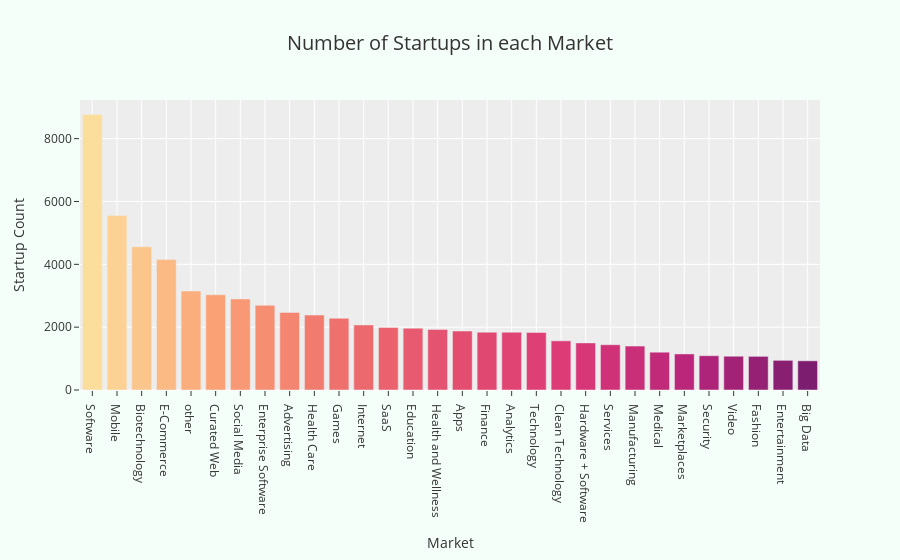

Here is the notebook cell this chart was saved with:
### Code cell
categories_list = clean_startup_info['category_list'].str.split('|', expand=True).stack()

fig_market = go.Figure()
fig_market.add_trace(go.Bar(x=categories_list.value_counts().index[:30], y=categories_list.value_counts()[:30],
                           hovertemplate = '<br><b>Market</b>: %{x}'+'<br><i>Startup count</i>: %{y}',
                           marker=dict(color=list(range(30)), colorscale="Sunsetdark")))

fig_market.update_layout(title="Number of Startups in each Market",
                             xaxis_title="Market", yaxis_title="Startup Count",title_x=0.5, paper_bgcolor="mintcream",
                             title_font_size=20)
fig_market.show()

### Figure 1 — Plotly figure (JSON) as saved in the notebook; plotly's stock layout.template omitted (floating-point values rounded to 4 significant figures)
{"data": [{"hovertemplate": "<br><b>Market</b>: %{x}<br><i>Startup count</i>: %{y}", "marker": {"color": [0, 1, 2, 3, 4, 5, 6, 7, 8, 9, 10, 11, 12, 13, 14, 15, 16, 17, 18, 19, 20, 21, 22, 23, 24, 25, 26, 27, 28, 29], "colorscale": [[0, "rgb(252, 222, 156)"], [0.1667, "rgb(250, 164, 118)"], [0.3333, "rgb(240, 116, 110)"], [0.5, "rgb(227, 79, 111)"], [0.6667, "rgb(220, 57, 119)"], [0.8333, "rgb(185, 37, 122)"], [1, "rgb(124, 29, 111)"]]}, "type": "bar", "x": ["Software", "Mobile", "Biotechnology", "E-Commerce", "other", "Curated Web", "Social Media", "Enterprise Software", "Advertising", "Health Care", "Games", "Internet", "SaaS", "Education", "Health and Wellness", "Apps", "Finance", "Analytics", "Technology", "Clean Technology", "Hardware + Software", "Services", "Manufacturing", "Medical", "Marketplaces", "Security", "Video", "Fashion", "Entertainment", "Big Data"], "y": [8768, 5557, 4560, 4152, 3148, 3030, 2897, 2694, 2470, 2384, 2284, 2071, 1989, 1968, 1929, 1876, 1839, 1839, 1830, 1565, 1499, 1440, 1399, 1203, 1147, 1091, 1075, 1071, 944, 929]}], "layout": {"paper_bgcolor": "mintcream", "title": {"font": {"size": 20}, "text": "Number of Startups in each Market", "x": 0.5}, "xaxis": {"title": {"text": "Market"}}, "yaxis": {"title": {"text": "Startup Count"}}}}
